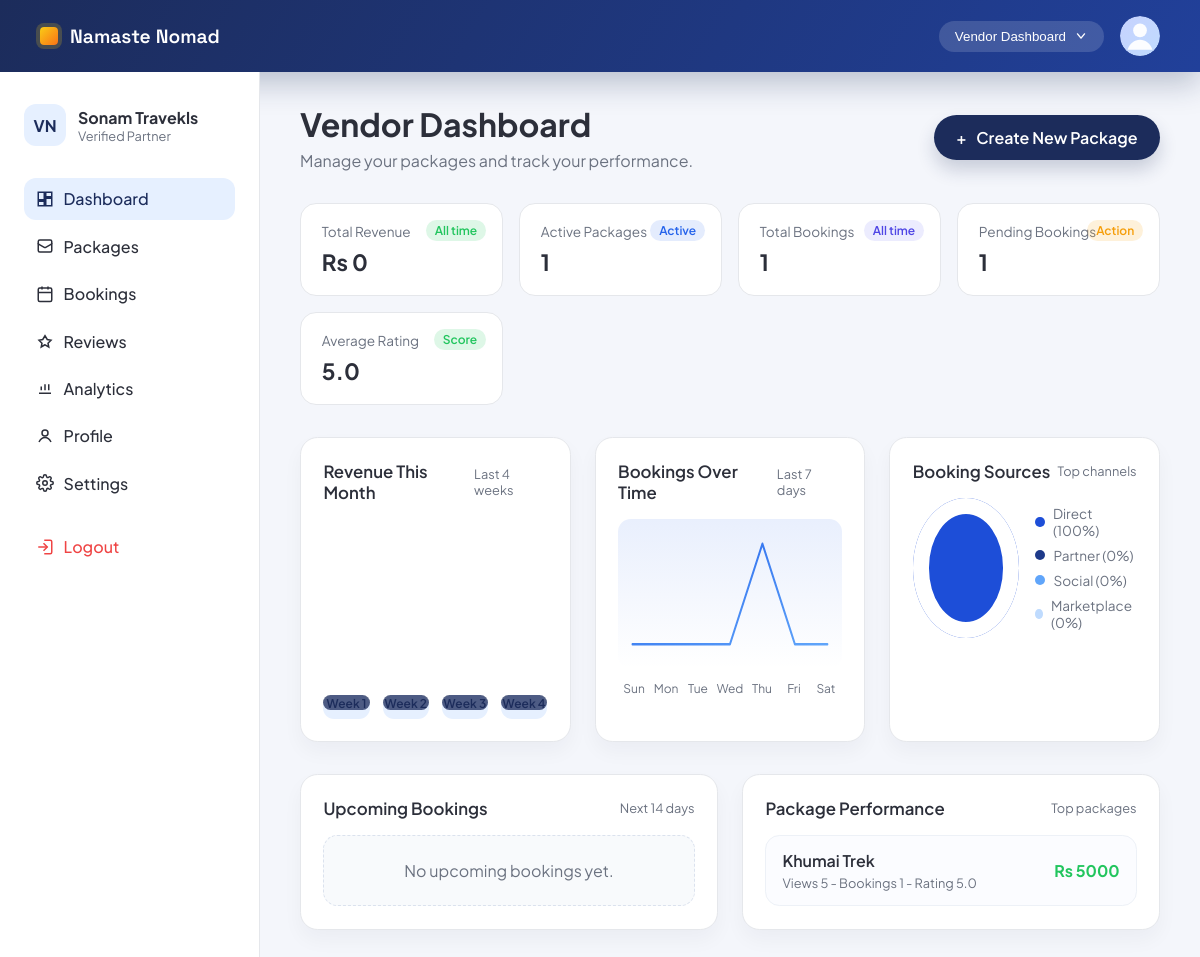
The app's page /accounts/vendor/dashboard/ (signed in), older data.
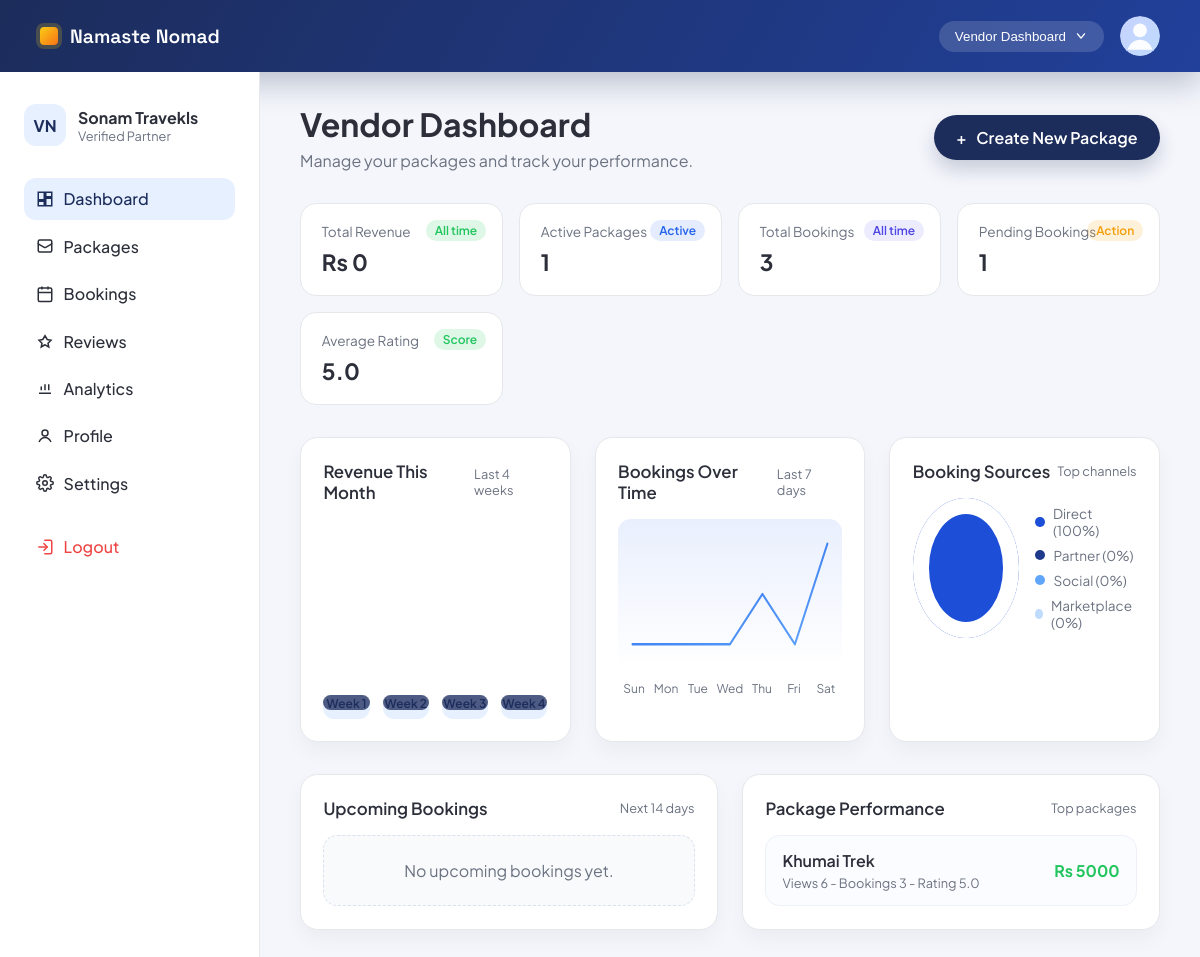
The same page, newer data.
### core/models.py (models this page shows, shortened)
class Package(models.Model):
    DIFFICULTY_CHOICES = (
        ('easy', 'Easy'),
        ('moderate', 'Moderate'),
        ('challenging', 'Challenging'),
        ('expedition', 'Expedition'),
    )
    CATEGORY_TREK = 'TREK'
    CATEGORY_TOUR = 'TOUR'
    CATEGORY_CHOICES = (
        (CATEGORY_TREK, 'Trek'),
        (CATEGORY_TOUR, 'Tour'),
    )
    vendor = models.ForeignKey(
        settings.AUTH_USER_MODEL,
        on_delete=models.CASCADE,
        related_name='vendor_packages',
    )
    title = models.CharField(max_length=200)
    category = models.CharField(max_length=10, choices=CATEGORY_CHOICES, default=CATEGORY_TREK)
    location = models.CharField(max_length=120, blank=True)
    description = models.TextField(blank=True)
    itinerary = models.TextField(blank=True)
    inclusions = models.TextField(blank=True)
    exclusions = models.TextField(blank=True)
    duration_days = models.PositiveSmallIntegerField(blank=True, null=True)
    difficulty = models.CharField(max_length=20, choices=DIFFICULTY_CHOICES, blank=True)
    group_size = models.PositiveSmallIntegerField(blank=True, null=True)
    available_slots = models.PositiveIntegerField(default=10)
    best_season = models.CharField(max_length=100, blank=True)
    image_url = models.URLField(blank=True)
    price = models.DecimalField(
        max_digits=10,
        decimal_places=2,
        validators=[MinValueValidator(0)],
    )
    is_active = models.BooleanField(default=True)
    views_count = models.PositiveIntegerField(default=0)
    created_at = models.DateTimeField(auto_now_add=True)

### accounts/views.py (the view)
# urls.py: path('vendor/dashboard/', views.vendor_dashboard, name='vendor_dashboard'),
@never_cache
@login_required(login_url='vendor_login')
def vendor_dashboard(request):
    if not _ensure_vendor(request):
        return redirect('vendor_login')
    vendor_profile = _get_vendor_profile(request.user)
    vendor_packages = Package.objects.filter(vendor=request.user)
    vendor_bookings = Booking.objects.filter(package__vendor=request.user)
    total_revenue = vendor_bookings.filter(status='confirmed').aggregate(
        total=Sum('total_price')
    )['total'] or 0
    active_packages = vendor_packages.filter(is_active=True).count()
    total_bookings = vendor_bookings.count()
    pending_bookings = vendor_bookings.filter(status='pending').count()
    average_rating = Review.objects.filter(package__vendor=request.user).aggregate(
        avg=Avg('rating')
    )['avg'] or 0
    today = timezone.now().date()
    weekly_revenue = []
    max_revenue = 0
    end = today
    periods = []
    for _ in range(4):
        start = end - timedelta(days=6)
        periods.append((start, end))
        end = start - timedelta(days=1)
    periods.reverse()
    for index, (start, end) in enumerate(periods, start=1):
        total = vendor_bookings.filter(
            status='confirmed',
            created_at__date__range=(start, end),
        ).aggregate(total=Sum('total_price'))['total'] or 0
        total_value = float(total)
        max_revenue = max(max_revenue, total_value)
        weekly_revenue.append({
            'label': f'Week {index}',
            'value': total_value,
        })
    for entry in weekly_revenue:
        if max_revenue == 0:
            entry['percent'] = 12
        else:
            entry['percent'] = max(12, int((entry['value'] / max_revenue) * 100))
    daily_counts = []
    for i in range(6, -1, -1):
        day = today - timedelta(days=i)
        count = vendor_bookings.filter(created_at__date=day).count()
        daily_counts.append({
            'label': day.strftime('%a'),
            'value': count,
        })
    values = [item['value'] for item in daily_counts]
    max_value = max(values) if values else 0
    min_value = min(values) if values else 0
    width = 320
    height = 160
    padding_x = 10
    padding_y = 20
    step = (width - padding_x * 2) / max(len(values) - 1, 1)
    line_points = []
    for idx, value in enumerate(values):
        x = padding_x + idx * step
        if max_value == min_value:
            y = height / 2
        else:
            ratio = (value - min_value) / (max_value - min_value)
            y = height - padding_y - ratio * (height - padding_y * 2)
        line_points.append(f"{x:.0f},{y:.0f}")
    line_points_str = " ".join(line_points)
    source_totals = {key: 0 for key, _ in Booking.SOURCE_CHOICES}
    for row in vendor_bookings.values('source').annotate(count=Count('id')):
        source_totals[row['source']] = row['count']
    total_sources = sum(source_totals.values())
    source_order = ['direct', 'partner', 'social', 'marketplace']
    source_labels = dict(Booking.SOURCE_CHOICES)
    source_colors = {
        'direct': '#1d4ed8',
        'partner': '#1e3a8a',
        'social': '#60a5fa',
        'marketplace': '#bfdbfe',
    }
    source_breakdown = []
    current = 0
    segments = []
    for source in source_order:
        count = source_totals.get(source, 0)
        percent = (count / total_sources * 100) if total_sources else 0
        source_breakdown.append({
            'key': source,
            'label': source_labels.get(source, source.title()),
            'count': count,
            'percent': round(percent),
            'color': source_colors[source],
        })
        if percent > 0:
            next_point = current + percent
            segments.append(f"{source_colors[source]} {current:.1f}% {next_point:.1f}%")
            current = next_point
    if not segments:
        pie_gradient = "conic-gradient(#e5e7eb 0 100%)"
    else:
        if current < 100:
            segments.append(f"#e5e7eb {current:.1f}% 100%")
        pie_gradient = f"conic-gradient({', '.join(segments)})"
    upcoming_bookings = vendor_bookings.filter(
        travel_date__gte=today,
        travel_date__lte=today + timedelta(days=14),
    ).exclude(status='cancelled').order_by('travel_date')[:3]
    package_performance = vendor_packages.annotate(
        booking_count=Count('bookings'),
        avg_rating=Avg('reviews__rating'),
    ).order_by('-booking_count', '-views_count')[:3]
    return render(request, 'accounts/vendor_dashboard.html', {
        'vendor_profile': vendor_profile,
        'active_page': 'dashboard',
        'stats': {
            'total_revenue': float(total_revenue),
            'active_packages': active_packages,
            'total_bookings': total_bookings,
            'pending_bookings': pending_bookings,
            'average_rating': round(average_rating or 0, 1),
        },
        'weekly_revenue': weekly_revenue,
        'line_points': line_points_str,
        'daily_counts': daily_counts,
        'pie_gradient': pie_gradient,
        'source_breakdown': source_breakdown,
        'upcoming_bookings': upcoming_bookings,
        'package_performance': package_performance,
    })

### accounts/views.py (called while the page is built)
def _get_vendor_profile(user):
    try:
        return user.vendor_profile
    except VendorProfile.DoesNotExist:
        return None

def _ensure_vendor(request):
    if getattr(request.user, 'user_type', '') != 'vendor':
        messages.error(request, 'Vendor access only.')
        return False
    vendor_profile = _get_vendor_profile(request.user)
    if vendor_profile and not vendor_profile.is_approved:
        messages.error(request, 'Your vendor account is pending approval.')
        return False
    return True

### accounts/templates/accounts/vendor_dashboard.html (shortened to what the changed rows need)
{% extends "accounts/vendor_base.html" %}
{% block content %}
<section class="hero">
    <div>
        <h1>Vendor Dashboard</h1>
    </div>
</section>
<section class="stats-grid">
    <div class="stat-card">
        <div class="stat-title">Total Bookings</div>
        <div class="stat-value">{{ stats.total_bookings }}</div>
        <span class="stat-chip purple">All time</span>
    </div>
</section>
<section class="cards-grid">
    <div class="card chart-card">
        <div class="line-chart">
            <svg viewBox="0 0 320 160" preserveAspectRatio="none" aria-hidden="true">
                <polyline points="{{ line_points }}"
                          fill="none" stroke="url(#lineGradient)" stroke-width="3" stroke-linecap="round" stroke-linejoin="round"/>
                <defs>
                    <linearGradient id="lineGradient" x1="0" x2="1" y1="0" y2="1">
                        <stop offset="0%" stop-color="#2563eb"/>
                        <stop offset="100%" stop-color="#60a5fa"/>
                    </linearGradient>
                </defs>
            </svg>
            <div class="chart-labels">
                {% for day in daily_counts %}
                    <span>{{ day.label }}</span>
                {% endfor %}
            </div>
        </div>
    </div>
</section>
<section class="cards-grid split">
    <div class="card list-card">
        <div class="package-list">
            {% if package_performance %}
                {% for package in package_performance %}
                    <div class="package-item">
                        <div>
                            <div class="package-name">{{ package.title }}</div>
                            <div class="package-meta">
                                Views {{ package.views_count }} - Bookings {{ package.booking_count }} - Rating {{ package.avg_rating|default:0|floatformat:1 }}
                            </div>
                        </div>
                        <div class="package-revenue">Rs {{ package.price|floatformat:0 }}</div>
                    </div>
                {% endfor %}
            {% else %}
                <div class="empty-state">No packages added yet.</div>
            {% endif %}
        </div>
    </div>
</section>
{% endblock %}

Row changes from the older to the newer data that the page shows:
changed Package "Khumai Trek": views_count "5" → "6"; booking_count "1" → "3"
Text that changed along with them:
{{ stats.total_bookings }}: "1" → "3"
